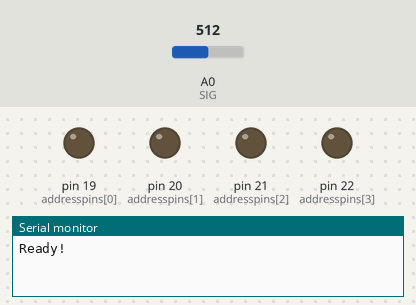
Simulated run of this sketch. Board: Arduino Mega 2560, built with avr-gcc and run on an emulated ATmega2560. Shown: output pins drawn as LEDs (lit = HIGH), the last lines printed to the serial monitor. The test bench sets the inputs (shaded band); at power-on: A0 (SIG) = 512. Pins used as bus, display or sensor lines are not drawn.

Above: at 0.1 s.
At 1.3 s:
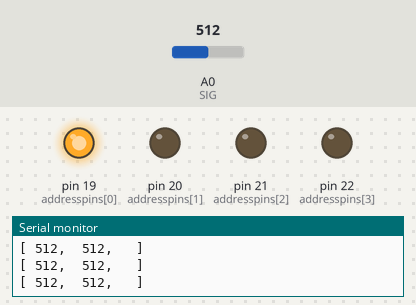
1.4 s: A0 (SIG) set to 110
4.4 s: A0 (SIG) set to 89
Timing chart, 0 to 7.4 s (numbered marks = the images above; inputs shaded):
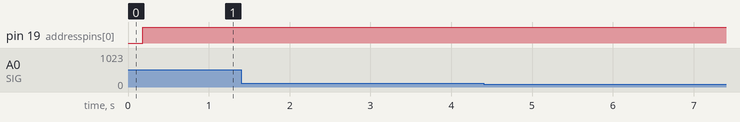

The sketch:

test_CC.ino
```cpp
// 2018_07_07

const int addresspins[] = {19, 20, 21, 22};
#define RX A5
#define SIG A0
unsigned long distance = 0;

// SETUP /////////////////////////////////////////
void setup()
{
  // setup serial comm
  Serial.begin(9600);

  while(!Serial){};
  Serial.println("Ready!");

  // initialize multiplexer address pins
  for(int i=0; i<4; i++) {
    pinMode( addresspins[i], OUTPUT );
    digitalWrite( addresspins[i], LOW );
  }

  // initialize US pins
  pinMode(RX, OUTPUT);
  digitalWrite(RX, LOW);

  // Wait 175ms at least for the ultrasonic
  // to be ready for ranging
  delay(180);
}


// LOOP //////////////////////////////////////////
void loop()
{
  // send trigger pulse
  digitalWrite (RX, HIGH);
  delayMicroseconds(21);
  digitalWrite(RX, LOW);

  Serial.print("[ ");

  // read all the analog value from the multiplexer
  for(int i=0; i<2; i++) {
    createAddress(i); // compose address
    distance = analogRead( SIG );
    Serial.print( distance ); Serial.print(",\t");
  }

  Serial.println(" ]");

  // make a reading every 99ms
  delay(200);
}

/*
// READ THE MAXBOTIX /////////////////////////////
int read_max(int trigger, int echo)
{
  //trigger (stay HIGH for at least 20us)
  digitalWrite (trigger, HIGH);
  delayMicroseconds(21);
  digitalWrite(trigger, LOW);

  // NOTE: here it is easily possible to change pinMode

  unsigned long d = pulseIn(echo, HIGH, 65000);
  // 58uS per cm
  d = d / 58;
  return d;
  //return min(d*2.54/147, 255);
}
*/

void createAddress(byte id)
{
  // TODO: check if address is correct

  // compose the address on address pins
  for(int i=0; i<4; i++) {
    digitalWrite( addresspins[i], id & _BV(i) );
  }
}
```
